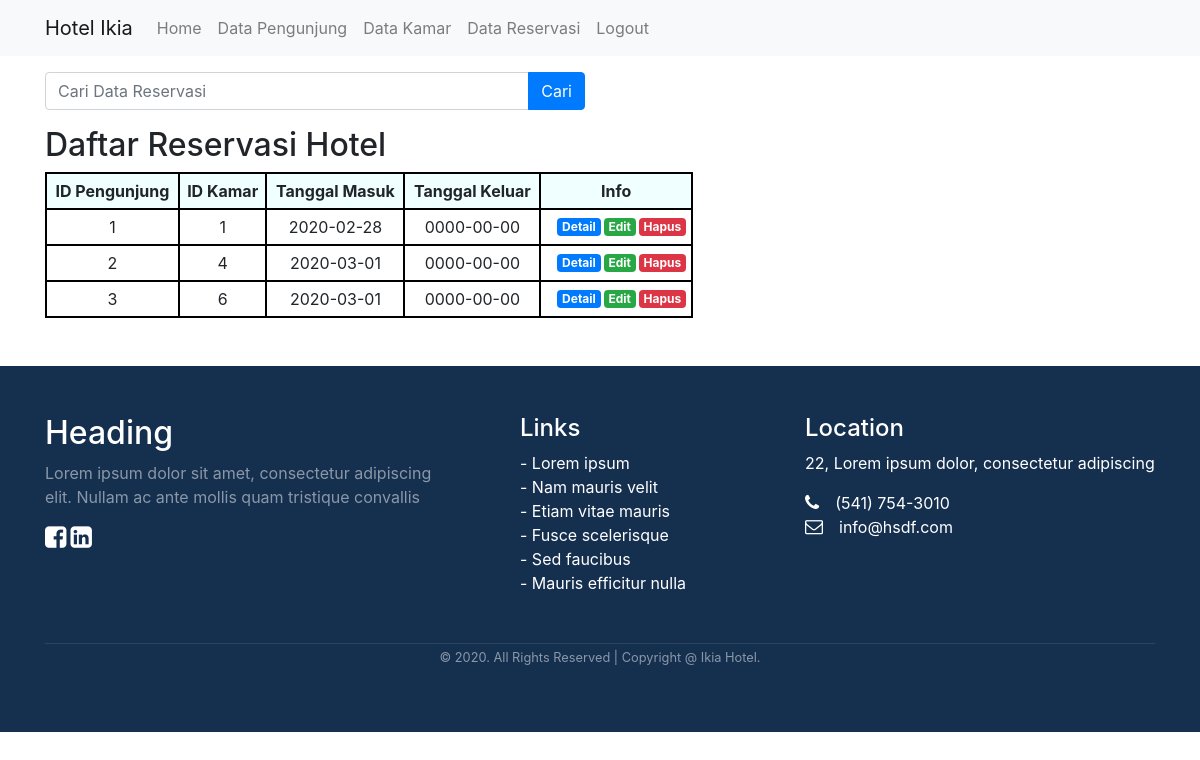
The page /hotel/index.php/reservasi on the database its author committed.
### tables this page shows
CREATE TABLE `reservasi` (
  `id_reservasi` int(11) NOT NULL,
  `id_pengunjung` int(11) NOT NULL,
  `id_kamar` int(11) NOT NULL,
  `tgl_masuk` date NOT NULL,
  `tgl_keluar` date NOT NULL
);

### hotel/application/controllers/reservasi.php (called while the page is built, shortened)
<?php
class reservasi extends CI_Controller {
   public function __construct(){
        $this->load->model('reservasi_model');
   }
    public function index()
    {
        $data['title']='List reservasi';
        $data['reservasi']=$this->reservasi_model->getAllreservasi();
        $this->load->view('template/header',$data);
        $this->load->view('reservasi/index',$data);
        $this->load->view('template/footer');
    }
}
?>

### hotel/index.php (called while the page is built, shortened)
<?php
require_once BASEPATH.'core/CodeIgniter.php';

### hotel/application/models/reservasi_model.php (called while the page is built, shortened)
<?php
class reservasi_model extends CI_Model {
   public function getAllreservasi(){
       return $this->db->get('reservasi')->result_array();
   }
}
?>

### hotel/application/views/reservasi/index.php (the view, shortened to what this page needs)
<link rel="stylesheet" type="text/css" href="assets/css/reservasi.css">
<div class="container">
<div class="row mt-3">
    <div class="col-md-6">
        <form action="" method="post">
            <div class="input-group">
                <input type="text" class="form-control" placeholder="Cari Data Reservasi" name="keyword">
                <div class="input-group-append">
                <button class="btn btn-primary" type="submit">Cari</button>
                </div>
            </div>
        </form>
    </div>
</div>
<div class="row mt-3">
    <div class="col-md-6">
        <h2>Daftar Reservasi Hotel</h2>
        <center><table class="table-reservasi" >
            <tr>
                <th>ID Pengunjung</th>
                <th>ID Kamar</th>
                <th>Tanggal Masuk</th>
                <th>Tanggal Keluar</th>
                <th>Info</th>
            </tr>
            <?php foreach ($reservasi as $rs): ?>
            <tr>
                <td align = "center"><?php echo $rs['id_pengunjung']?></td>
                <td align = "center"><?php echo $rs['id_kamar']?></td>
                <td align = "center"><?php echo $rs['tgl_masuk']?></td>
                <td align = "center"><?php echo $rs['tgl_keluar']?></td>
                <td align = "center">
                    <a href="<?= base_url();?>reservasi/hapus/<?= $rs['id_reservasi'];?>"
                    class="badge badge-danger float-right"
                    onclick="return confirm('Yakin Data ini akan dihapus')">Hapus</a>
                    <a href="<?= base_url();?>reservasi/edit/<?= $rs['id_reservasi'];?>"
                    class="badge badge-success float-right">Edit</a>
                    <a href="<?= base_url();?>reservasi/detail/<?= $rs['id_reservasi'];?>"
                    class="badge badge-primary float-right">Detail</a>
                </td>
            <?php endforeach ?>
            </<tr></center></table>
    </div>
</div>
</div>

### hotel/assets/css/reservasi.css (style rules this page uses)
table { border-collapse: collapse; border-spacing: 1; width: 120%; border: 2px solid #ddd; }
th, td { text-align: center; padding: 5px; }
th { text-align: center; border: 2px solid black; background-color: azure; }
td { text-align: center; border: 2px solid black; }
tr { text-align: center; border: 2px solid black; }

### hotel/application/views/template/header.php (style rules this page uses)
.badge { margin-left:3px; }

### rows shown on the page
reservasi: id_pengunjung "1", id_kamar "1", tgl_masuk "2020-02-28", tgl_keluar "0000-00-00"
reservasi: id_pengunjung "2", id_kamar "4", tgl_masuk "2020-03-01", tgl_keluar "0000-00-00"
reservasi: id_pengunjung "3", id_kamar "6", tgl_masuk "2020-03-01", tgl_keluar "0000-00-00"
